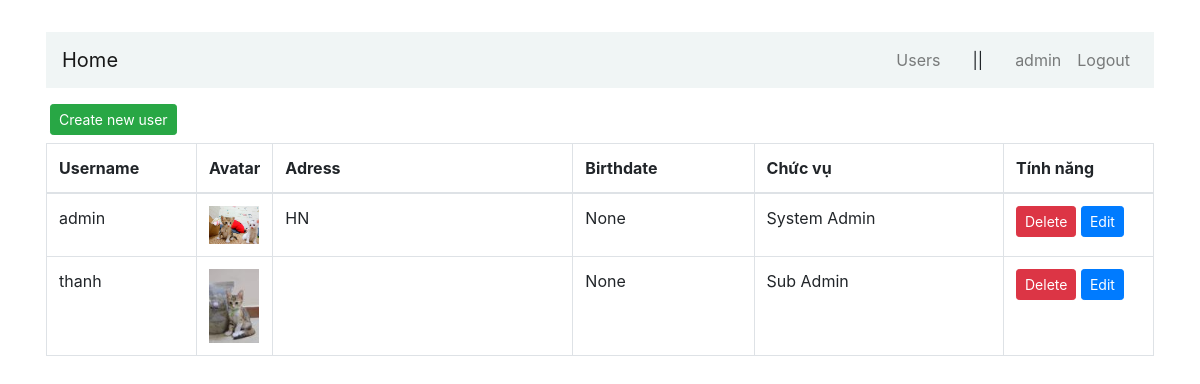
The page /users (signed in) on the database its author committed.
### users/models.py (models this page shows, shortened)
class User(AbstractBaseUser, PermissionsMixin):
    username = models.CharField(_("username"), max_length=100, unique=True, validators=[UnicodeUsernameValidator()], error_messages={"unique": _("A user with that username already exists."),})
    first_name = models.CharField(_("first name"), max_length=100, blank=True)
    last_name = models.CharField(_("last name"), max_length=100, blank=True)    # Surname
    email = models.EmailField(_("email address"), blank=True)
    is_staff = models.BooleanField(_("staff status"), default=False,)
    is_active = models.BooleanField(_("active"), default=True)
    date_joined = models.DateTimeField(_("date joined"), default=timezone.now)
    objects = UserManager()
    EMAIL_FIELD = "email"
    USERNAME_FIELD = "username"
    class Meta:
        verbose_name = _("user")
        verbose_name_plural = _("users")

class Profile(models.Model):
    user = models.OneToOneField(User, on_delete=models.CASCADE)
    avatar = models.ImageField(default='images/avatar_default.jpg', upload_to='images')
    gender = models.CharField(_("gender"), max_length=100, blank=True, choices=GENDER_CHOICES)
    address = models.CharField(_("address"), max_length=100, blank=True)
    birthday = models.DateField(_("birthday"), max_length=10, blank=True, null=True)

### users/views.py (the view)
# urls.py: path('users', views.user_list, name='users-list'),
@group_required('Sub Admin', 'HR', raise_exception=True)
def user_list(request):
    users = User.objects.all()
    context = {
        'users': users
    }
    return render(request, 'users/users-list.html', context)

### common/authorization.py (called while the page is built)
def group_required(*group_names, login_url=None, raise_exception=False):
    def in_groups(u):
        if u.is_authenticated:
            if bool(u.groups.filter(name__in=group_names)) | u.is_superuser:
                return True
        if raise_exception:
            raise PermissionDenied
        return False
    return user_passes_test(in_groups, login_url=login_url)

### users/templates/users/users-list.html (shortened to what this page needs)
{% extends "users/base.html" %}
{% block content %}
<a class="btn btn-success btn-sm mt-3 ml-1" href="{% url 'users-add' %}"> Create new user </a>
<table class="table table-hover table-bordered mt-2">
    <thead>
        <tr>
          <th width="150">Username</th>
          <th width="20">Avatar</th>
          <th width="300">Adress</th>
          <th>Birthdate</th>
          <th>Chức vụ</th>
          <th width="150">Tính năng</th>
        </tr>
      </thead>
      <tbody>
        {% for user in users  %}
        <tr>
          <td> {{user.username}} </td>
          {% if user.profile.avatar %}
            <td><img class="img-card-person" style="max-width: 50px;" src="{{user.profile.avatar.url}}" alt=""></td>
          {% else %}
            <td><img class="img-card-person" style="max-width: 50px;" src="images/avatar_default.jpg" alt=""></td>
          {% endif %}
          <td> {{user.profile.address}} </td>
          <td> {{user.profile.birthday}} </td>
          <td> {{user.groups.first}} </td>
          <td class="table-td-center">
            <a class="btn btn-danger btn-sm" href="/users/delete/{{user.id}}"> Delete </a>
            <a class="btn btn-primary btn-sm" href="/users/edit/{{user.id}}"> Edit </a>
          </td>
        </tr>
        {% endfor %}
      </tbody>
    </table>
{% endblock content %}

### users/templates/users/base.html (shortened to what this page needs)
<!doctype html>
<html lang="en">
<head>
    <link rel="stylesheet" href="https://maxcdn.bootstrapcdn.com/bootstrap/4.0.0/css/bootstrap.min.css">
    <link rel="stylesheet" href="https://use.fontawesome.com/releases/v5.8.2/css/all.css">
</head>
<body>
  <div class="container p-3 my-3">
    <div class="row">
      <div class="col-md-12">
        <nav class="navbar navbar-expand-md navbar-light " style="background-color: #f0f5f5">
          <a href="/" class="navbar-brand">Home</a>
            <div class="collapse navbar-collapse" id="navbarCollapse">
              <div class="navbar-nav ml-auto">
                {% if user.is_authenticated %}
                <a href="{% url 'users-list' %}" class="nav-item nav-link">Users</a>
                <span class="mx-4 my-auto">||</span>
                  <a href="#" class="nav-item nav-link">{{user.username}}</a>
                  <a href="{% url 'logout' %}" class="nav-item nav-link">Logout</a>
                {% else %}
                  <a href="{% url 'login' %}" class="nav-item nav-link">Sign in</a>
                {% endif %}
              </div>
            </div>
        </nav>
        {% block content %}{% endblock %}
      </div>
    </div>
  </div>
</body>
</html>

### rows shown on the page
User: username "admin", profile.avatar (picture), profile.address "HN", profile.birthday "None", groups.first "System Admin"
User: username "thanh", profile.avatar (placeholder picture), profile.birthday "None", groups.first "Sub Admin"
